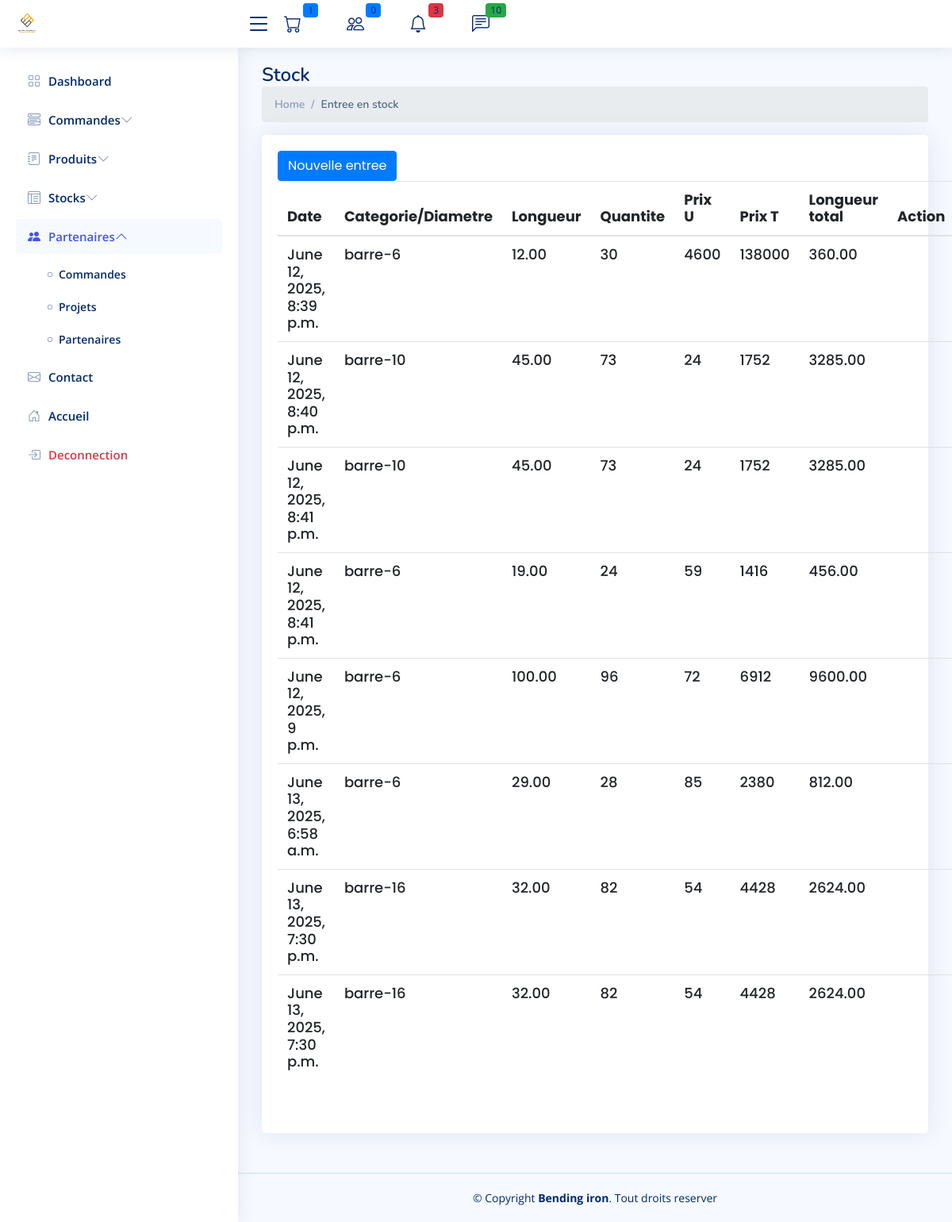
Page /cpanel/stocks/mouvements on the committed database.
### fer/models.py (models this page shows, shortened)
class Mouvement(models.Model):
    fer = models.ForeignKey(Fer, on_delete=models.CASCADE)
    user = models.ForeignKey(User, on_delete=models.SET_NULL, null=True, blank=True)
    date = models.DateTimeField(auto_now_add=True)
    quantite = models.PositiveIntegerField(null=True, blank=True)     # Pour les barres
    prix_u = models.PositiveIntegerField(null=True, blank=True)
    longueur_m = models.DecimalField(max_digits=10, decimal_places=2, null=True, blank=True)  # Pour les rouleaux
    type_mouvement = models.CharField(max_length=10, choices=[('entree', 'Entrée'), ('sortie', 'Sortie')], default="entree")
    @property
    def longueur_total(self):
        return self.longueur_m * self.quantite
    @property
    def prix_total(self):
        return self.prix_u * self.quantite

class Fer(models.Model):
    TYPE_CHOICES = [
        ('barre', 'Barre de fer'),
        ('rouleau', 'Rouleau de fer'),
    ]
    diametre = models.CharField(max_length=255)
    user = models.ForeignKey(User, on_delete=models.SET_NULL, null=True, blank=True)
    categorie = models.CharField(max_length=10, choices=TYPE_CHOICES)
    longueur_critique =  models.PositiveIntegerField(null=True, blank=True, default=500)
    created_at = models.DateTimeField(auto_now_add=True)
    class Meta:
        constraints = [
            models.UniqueConstraint(fields=['diametre', 'categorie'], name='unique_diametre_categorie')
        ]
    def __str__(self):
        return f"{self.categorie}-{self.diametre}"
    @property
    def longueur_totale(self):
        total = self.mouvement_set.annotate(
            total_longueur=ExpressionWrapper(F('longueur_m') * F('quantite'), output_field=DecimalField())
        ).aggregate(longueur_totale=Sum('total_longueur'))['longueur_totale']
        return total or 0
    @property
    def sueil_atteint(self):
       if self.longueur_totale < self.longueur_critique :
           return True
       else :
           return False

### admin_site/views.py (the view)
# urls.py: path("stocks/mouvements", ListMouvement.as_view(), name='admin.mouvement'),
class ListMouvement(ListView):
    model=Mouvement
    context_object_name = 'mouvements'
    template_name = "fer/mouvement.html"

### contact/context_processor.py (called while the page is built)
def unread_messages(request):
    pass
    unread_messages =Contact.get_unread_messages()
    return {
        'unread_messages_count': unread_messages.count(),
        'unread_messages': unread_messages,
    }

### contact/models.py (called while the page is built)
    @staticmethod
    def get_unread_messages():
        return Contact.objects.filter(is_read=False).order_by('-created_at').all()

### fer/context_processors.py (called while the page is built)
def seuil_critique_count(request):
    seuil_count = sum(1 for fer in Fer.objects.all() if fer.sueil_atteint)
    return {
        'fer_seuil_critique_count': seuil_count
    }

### produits/models.py (called while the page is built)
    @property
    def prix_utile(self):
        return self.prix/12000

### usesOrders/context_proccessor.py (called while the page is built)
def panier_count(request):
    if request.user.is_authenticated:
        panier = Cart.objects.filter(user=request.user).first()
        if panier :
            items=CartItem.objects.filter(cart_id=panier.id)
            total_articles = items.count()
            if total_articles :
                total_articles = items.count()
            else :
                total_articles = 0
        else:
         total_articles = 0
    else:
        total_articles = 0  # Si l'utilisateur n'est pas connecté, il n'y a pas de panier
    return {'panier_count': total_articles,}

def commandes_en_attente(request):
    nb_en_attente = 0
    commandes = Order.objects.all()
    for commande in commandes:
        dernier_traiment = Traiment.objects.filter(order=commande).order_by('-created_at').first()
        if dernier_traiment and dernier_traiment.statut == 'en_attente':
            nb_en_attente += 1
    return {
        'nb_order': nb_en_attente
    }

### admin_site/templates/fer/mouvement.html (shortened to what this page needs)
{% extends '../app.html' %}
{% block 'content' %}
{% load static %}
<main id="main" class="main">
  <div class="pagetitle">
    <h1>Stock</h1>
    <nav>
      <ol class="breadcrumb">
        <li class="breadcrumb-item"><a href="/">Home</a></li>
        <li class="breadcrumb-item active">Entree en stock</li>
      </ol>
    </nav>
  </div>
  <section class="section">
    <div class="row">
      <div class="col-lg-12">
        <div class="card">
          <div class="card-body">
            <h5 class="card-title  mb-3"><a href="{% url 'admin.new_entrer' %}" class="btn btn-primary">Nouvelle entree</a>
              <br>
              <table class="table datatable">
                <thead>
                  <tr>
                    <th>Date</th>
                    <th>Categorie/Diametre</th>
                    <th>Longueur</th>
                    <th>Quantite</th>
                    <th>Prix U</th>
                    <th>Prix T</th>
                    <th>Longueur total</th>
                    <th>Action</th>
                  </tr>
                </thead>
                <tbody>
                  {% for mouvement in mouvements %}
                  <tr>
                    <td>{{mouvement.date}}</td>
                    <td>{{mouvement.fer}}</td>
                    <td>{{mouvement.longueur_m}}</td>
                    <td>{{mouvement.quantite}}</td>
                    <td>{{mouvement.prix_u}}</td>
                    <td>{{mouvement.prix_total}}</td>
                    <td>{{mouvement.longueur_total}}</td>
                    <td class="text-center">
                    </td>
                  </tr>
                 {% endfor %}
                </tbody>
              </table>
          </div>
        </div>
      </div>
    </div>
  </section>
</main>
{%endblock%}

### staticfiles/admin/assets/css/style.css (style rules this page uses)
:root { scroll-behavior: smooth; }
body { font-family: "Open Sans", sans-serif; background: #f6f9ff; color: #444444; }
a { color: #4154f1; text-decoration: none; }
h1, h2, h3, h4, h5, h6 { font-family: "Nunito", sans-serif; }
#main { margin-top: 60px; padding: 20px 30px; transition: all 0.3s; }
.pagetitle { margin-bottom: 10px; }
.pagetitle h1 { font-size: 24px; margin-bottom: 0; font-weight: 600; color: #012970; }
.card { margin-bottom: 30px; border: none; border-radius: 5px; box-shadow: 0px 0 30px rgba(1, 41, 112, 0.1); }
.card-title { padding: 20px 0 15px 0; font-size: 18px; font-weight: 500; color: #012970; font-family: "Poppins", sans-serif; }
.card-body { padding: 0 20px 20px 20px; }
.breadcrumb { font-size: 14px; font-family: "Nunito", sans-serif; color: #899bbd; font-weight: 600; }
.breadcrumb a { color: #899bbd; transition: 0.3s; }
.breadcrumb .breadcrumb-item::before { color: #899bbd; }
.breadcrumb .active { color: #51678f; font-weight: 600; }
@media (min-width: 1200px) { #main, #footer { margin-left: 300px; } }

### rows in the picture
Mouvement: date "June 12, 2025, 8:39 p.m.", fer "barre-6", longueur_m "12.00", quantite "30", prix_u "4600", prix_total "138000", longueur_total "360.00"
Mouvement: date "June 12, 2025, 8:40 p.m.", fer "barre-10", longueur_m "45.00", quantite "73", prix_u "24", prix_total "1752", longueur_total "3285.00"
Mouvement: date "June 12, 2025, 8:41 p.m.", fer "barre-10", longueur_m "45.00", quantite "73", prix_u "24", prix_total "1752", longueur_total "3285.00"
Mouvement: date "June 12, 2025, 8:41 p.m.", fer "barre-6", longueur_m "19.00", quantite "24", prix_u "59", prix_total "1416", longueur_total "456.00"
Mouvement: date "June 12, 2025, 9 p.m.", fer "barre-6", longueur_m "100.00", quantite "96", prix_u "72", prix_total "6912", longueur_total "9600.00"
Mouvement: date "June 13, 2025, 6:58 a.m.", fer "barre-6", longueur_m "29.00", quantite "28", prix_u "85", prix_total "2380", longueur_total "812.00"
Mouvement: date "June 13, 2025, 7:30 p.m.", fer "barre-16", longueur_m "32.00", quantite "82", prix_u "54", prix_total "4428", longueur_total "2624.00"
Mouvement: date "June 13, 2025, 7:30 p.m.", fer "barre-16", longueur_m "32.00", quantite "82", prix_u "54", prix_total "4428", longueur_total "2624.00"

### other values in the picture
{{ nb_order }} "1"
{{ fer_seuil_critique_count }} "3"
{{ unread_messages_count }} "10"
